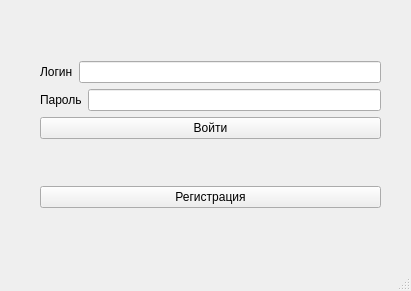
<?xml version="1.0" encoding="UTF-8"?>
<ui version="4.0">
 <class>Login</class>
 <widget class="QMainWindow" name="Login">
  <property name="geometry">
   <rect>
    <x>0</x>
    <y>0</y>
    <width>411</width>
    <height>291</height>
   </rect>
  </property>
  <property name="windowTitle">
   <string>Login</string>
  </property>
  <widget class="QWidget" name="centralwidget">
   <widget class="QWidget" name="">
    <property name="geometry">
     <rect>
      <x>40</x>
      <y>20</y>
      <width>341</width>
      <height>231</height>
     </rect>
    </property>
    <layout class="QVBoxLayout" name="verticalLayout_3">
     <item>
      <layout class="QVBoxLayout" name="verticalLayout_2">
       <item>
        <layout class="QVBoxLayout" name="verticalLayout">
         <item>
          <layout class="QHBoxLayout" name="horizontalLayout">
           <item>
            <widget class="QLabel" name="label">
             <property name="text">
              <string>Логин</string>
             </property>
            </widget>
           </item>
           <item>
            <widget class="QLineEdit" name="lineEdit"/>
           </item>
          </layout>
         </item>
         <item>
          <layout class="QHBoxLayout" name="horizontalLayout_2">
           <item>
            <widget class="QLabel" name="label_2">
             <property name="text">
              <string>Пароль</string>
             </property>
            </widget>
           </item>
           <item>
            <widget class="QLineEdit" name="lineEdit_2">
             <property name="echoMode">
              <enum>QLineEdit::Password</enum>
             </property>
            </widget>
           </item>
          </layout>
         </item>
        </layout>
       </item>
       <item>
        <widget class="QPushButton" name="pushButton">
         <property name="text">
          <string>Войти</string>
         </property>
        </widget>
       </item>
      </layout>
     </item>
     <item>
      <widget class="QPushButton" name="pushButton_2">
       <property name="text">
        <string>Регистрация</string>
       </property>
      </widget>
     </item>
    </layout>
   </widget>
  </widget>
  <widget class="QStatusBar" name="statusbar"/>
 </widget>
 <resources/>
 <connections/>
</ui>
